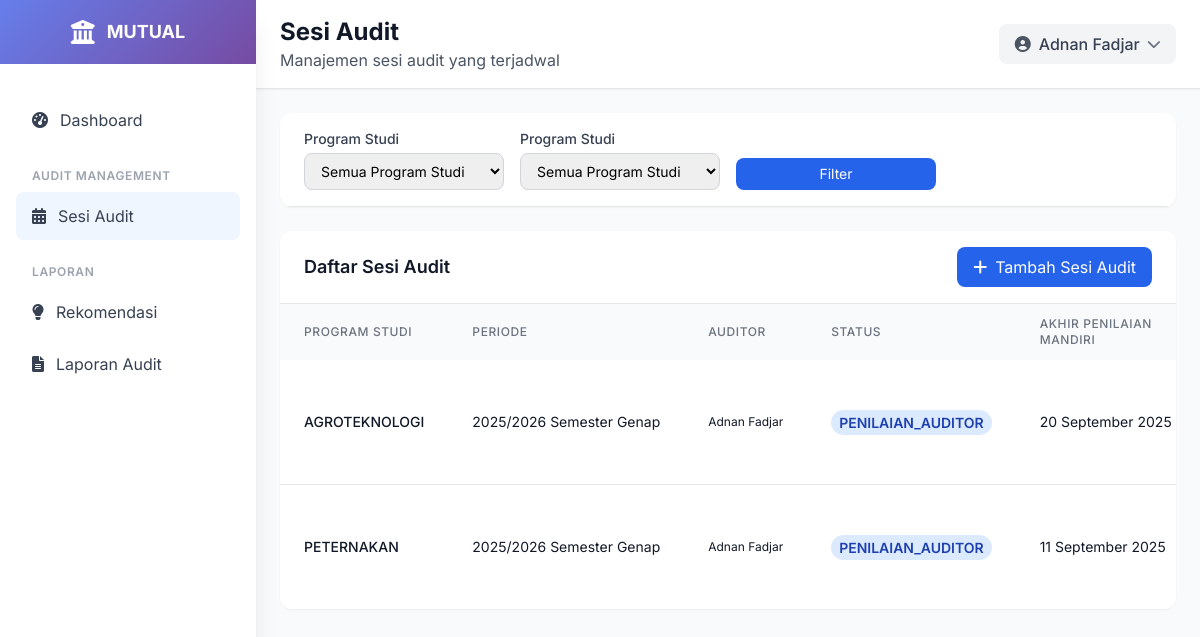
Page /audit-session/ (signed in) on the committed database.
### ami/models.py (models this page shows, shortened)
class AuditSession(models.Model):
    program_studi = models.ForeignKey(ProgramStudi, on_delete=models.CASCADE, related_name='audit_sessions')
    tahun_akademik = models.CharField(max_length=9)  # Contoh: "2023/2024"
    semester = models.CharField(max_length=2, choices=[
        ('G', 'Ganjil'),
        ('P', 'Genap'),
    ])
    tanggal_mulai_penilaian_mandiri = models.DateField(blank=True, null=True)
    tanggal_selesai_penilaian_mandiri = models.DateField(blank=True, null=True)
    tanggal_mulai_penilaian_auditor = models.DateField(blank=True, null=True)
    tanggal_selesai_penilaian_auditor = models.DateField(blank=True, null=True)
    status = models.CharField(max_length=20, choices=[
        ('DRAFT', 'Draft'),
        ('PENILAIAN_MANDIRI', 'Penilaian Mandiri'),  # Diperbaiki typo
        ('PENILAIAN_AUDITOR', 'Penilaian Auditor'),  # Diperbaiki typo
        ('SELESAI', 'SELESAI'),
    ], default='DRAFT')
    auditor_ketua = models.ForeignKey(Auditor, on_delete=models.SET_NULL, null=True, blank=True, related_name='ketua_audit_sessions')
    auditor_anggota = models.ManyToManyField(Auditor, related_name='anggota_audit_sessions', blank=True)
    class Meta:
        verbose_name = "Sesi Audit"
        verbose_name_plural = "Sesi Audit"
        unique_together = ['program_studi', 'tahun_akademik', 'semester']
        ordering = ['-tanggal_mulai_penilaian_mandiri']

class ProgramStudi(models.Model):
    lembaga_akreditasi = models.ForeignKey(LembagaAkreditasi, on_delete=models.PROTECT, related_name='program_studi')
    kode = models.CharField(max_length=10, unique=True)
    nama = models.CharField(max_length=255)
    fakultas = models.CharField(max_length=200, choices=[
        ('FKIP', 'FKIP'),
        ('FISIP', 'FISIP'),
        ('FEB', 'FEB'),
        ('FAKUM', 'FAKUM'),
        ('FAPERTA', 'FAPERTA'),
        ('FATEK', 'FATEK'),
        ('FMIPA', 'FMIPA'),
        ('FAHUT', 'FAHUT'),
        ('FK', 'FK'),
        ('FAPETKAN', 'FAPETKAN'),
        ('FKM', 'FKM'),
        ('Pascasarjana', 'Pascasarjana'),
    ])
    jenjang = models.CharField(max_length=50, choices=[
        ('D3', 'Diploma 3'),
        ('D4', 'Diploma 4'),
        ('S1', 'Sarjana'),
        ('S2', 'Magister'),
        ('S3', 'Doktor'),
    ])
    akreditasi = models.CharField(max_length=50, blank=True, null=True, choices=[
        ('unggul', 'UNGGUL'),
        ('baik_sekali', 'BAIK SEKALI'),
        ('baik', 'BAIK'),
        ('A', 'A'),
        ('B', 'B'),
        ('C', 'C'),
        ('belum', 'Belum Terakreditasi')
    ] )
    tanggal_akreditasi = models.DateField(blank=True, null=True)
    class Meta:
        verbose_name = "Program Studi"
        verbose_name_plural = "Program Studi"
        ordering = ['kode']

class Auditor(models.Model):
    user = models.OneToOneField(User, on_delete=models.CASCADE)
    nuptk = models.CharField(max_length=20, unique=True)
    nama_lengkap = models.CharField(max_length=255)
    jabatan = models.CharField(max_length=255)
    unit_kerja = models.CharField(max_length=255)
    nomor_registrasi = models.CharField(max_length=50, blank=True, null=True)
    is_auditor_ketua = models.BooleanField(default=False)
    status = models.CharField(max_length=20, choices=[
        ('aktif', 'aktif'),
        ('tidak aktif', 'tidak aktif'),
    ], default='aktif')
    class Meta:
        verbose_name = "Auditor"
        verbose_name_plural = "Auditor"
        ordering = ['nama_lengkap']

### ami/views.py (the view)
# urls.py: path('audit-session/', views.audit_session_list, name='audit_session_list'),
@login_required
def audit_session_list(request):
    user_program_studi = get_user_program_studi(request.user)
    user_auditor = get_user_auditor(request.user)
    audit_session_list = AuditSession.objects.select_related(
        'program_studi', 'auditor_ketua'
    ).prefetch_related('auditor_anggota').all()
    if not request.user.is_superuser:
        if user_program_studi:
            audit_session_list = audit_session_list.filter(program_studi=user_program_studi)
        elif user_auditor:
            audit_session_list = audit_session_list.filter(
                Q(auditor_ketua=user_auditor) | Q(auditor_anggota=user_auditor)
            ).distinct()
    program_studi_id = request.GET.get('program_studi')
    if program_studi_id:
        audit_session_list = audit_session_list.filter(program_studi_id=program_studi_id)
    audit_session_list = audit_session_list.order_by('-tanggal_mulai_penilaian_mandiri')
    paginator = Paginator(audit_session_list, 10)
    page_number = request.GET.get('page')
    audit_sessions = paginator.get_page(page_number)
    program_studi = ProgramStudi.objects.all().order_by('nama')
    return render(request, 'ami/audit_session_list.html', {
        'audit_sessions': audit_sessions,
        'program_studi': program_studi,
        'user_program_studi': user_program_studi,
        'user_auditor': user_auditor
    })

### ami/views.py (called while the page is built)
def get_user_program_studi(user):
    try:
        if hasattr(user, 'koordinatorprogramstudi'):
            return user.koordinatorprogramstudi.program_studi
        return None
    except AttributeError:
        return None

def get_user_auditor(user):
    try:
        return user.auditor
    except AttributeError:
        return None

### templates/ami/audit_session_list.html (shortened to what this page needs)
{% extends 'base.html' %}
{% load static %}
{% block page_title %}Sesi Audit{% endblock %}
{% block page_subtitle %}Manajemen sesi audit yang terjadwal{% endblock %}
{% block content %}
<div class="p-4 lg:p-6">
    <div class="bg-white rounded-xl shadow-sm overflow-hidden mb-4 lg:mb-6">
        <div class="px-4 lg:px-6 py-4 border-b border-gray-200">
            <form method="get" class="grid grid-cols-1 md:grid-cols-4 gap-2 lg:gap-4">
                <div>
                    <label for="program_studi" class="block text-xs lg:text-sm font-medium text-gray-700 mb-1">Program Studi</label>
                    <select name="program_studi" id="program_studi" class="w-full border border-gray-300 rounded-lg px-2 py-1.5 lg:px-3 lg:py-2 focus:outline-none focus:ring-2 focus:ring-blue-500 focus:border-blue-500 text-xs lg:text-sm">
                        <option value="">Semua Program Studi</option>
                    </select>
                </div>
                <div>
                    <label for="program_studi" class="block text-xs lg:text-sm font-medium text-gray-700 mb-1">Program Studi</label>
                    <select name="program_studi" id="program_studi" class="w-full border border-gray-300 rounded-lg px-2 py-1.5 lg:px-3 lg:py-2 focus:outline-none focus:ring-2 focus:ring-blue-500 focus:border-blue-500 text-xs lg:text-sm">
                        <option value="">Semua Program Studi</option>
                    </select>
                </div>
                <div class="flex items-end">
                    <button type="submit" class="w-full bg-blue-600 hover:bg-blue-700 text-white px-3 py-1.5 rounded-lg text-sm">
                        Filter
                    </button>
                </div>
            </form>
        </div>
    </div>
    <div class="bg-white rounded-xl shadow-sm overflow-hidden">
        <div class="px-4 lg:px-6 py-4 border-b border-gray-200 flex flex-col sm:flex-row sm:justify-between sm:items-center space-y-2 sm:space-y-0">
            <h3 class="text-lg font-semibold text-gray-900">Daftar Sesi Audit</h3>
            <div class="flex flex-col sm:flex-row space-y-2 sm:space-y-0 sm:space-x-2 w-full sm:w-auto">
                <a href="{% url 'ami:audit_session_create' %}" class="bg-blue-600 hover:bg-blue-700 text-white px-4 py-2 rounded-lg flex items-center justify-center w-full sm:w-auto">
                    <i class="fas fa-plus mr-2"></i> Tambah Sesi Audit
                </a>
            </div>
        </div>
        <div class="overflow-x-auto">
            <table class="w-full">
                <thead class="bg-gray-50">
                    <tr>
                        <th class="px-3 lg:px-6 py-3 text-left text-xs font-medium text-gray-500 uppercase tracking-wider">Program Studi</th>
                        <th class="px-3 lg:px-6 py-3 text-left text-xs font-medium text-gray-500 uppercase tracking-wider hidden sm:table-cell">Periode</th>
                        <th class="px-3 lg:px-6 py-3 text-left text-xs font-medium text-gray-500 uppercase tracking-wider hidden md:table-cell">Auditor</th>
                        <th class="px-3 lg:px-6 py-3 text-left text-xs font-medium text-gray-500 uppercase tracking-wider">Status</th>
                        <th class="px-3 lg:px-6 py-3 text-left text-xs font-medium text-gray-500 uppercase tracking-wider">Akhir Penilaian Mandiri</th>
                    </tr>
                </thead>
                <tbody class="bg-white divide-y divide-gray-200">
                    {% for session in audit_sessions %}
                    <tr class="hover:bg-gray-50 transition-colors">
                        <td class="px-3 lg:px-6 py-4 whitespace-nowrap">
                            <div class="text-xs lg:text-sm font-medium text-gray-900">{{ session.program_studi.nama }}</div>
                        </td>
                        <td class="px-3 lg:px-6 py-4 whitespace-nowrap text-xs lg:text-sm text-gray-900 hidden sm:table-cell">
                            {{ session.tahun_akademik }} Semester {{ session.get_semester_display }}
                        </td>
                        <td class="px-3 lg:px-6 py-4 whitespace-nowrap text-xs lg:text-gray-900 hidden md:table-cell">
                            {% if session.auditor_ketua %}
                                {{ session.auditor_ketua.nama_lengkap }}
                            {% else %}
                                -
                            {% endif %}
                        </td>
                        <td class="px-3 lg:px-6 py-4 whitespace-nowrap">
                            <span class="px-1 py-0.5 lg:px-2 lg:py-1 text-xs lg:text-sm font-semibold rounded-full bg-blue-100 text-blue-800">{{session.status}}</span>
                        </td>
                        <td class="px-3 lg:px-6 py-4 whitespace-nowrap text-xs lg:text-sm text-gray-900 hidden sm:table-cell">
                            {{ session.tanggal_selesai_penilaian_mandiri |date:"j F Y"}}
                        </td>
                    </tr>
                    {% empty %}
                    <tr>
                        <td colspan="5" class="px-4 lg:px-6 py-4 text-center text-gray-500 text-sm">Tidak ada sesi audit yang terdaftar</td>
                    </tr>
                    {% endfor %}
                </tbody>
            </table>
        </div>
    </div>
</div>
{% endblock %}

### templates/base.html (shortened to what this page needs)
<!DOCTYPE html>
<html lang="id">
<head>
    <script src="https://cdn.tailwindcss.com"></script>
    <link href="https://cdnjs.cloudflare.com/ajax/libs/font-awesome/6.0.0/css/all.min.css" rel="stylesheet">
    <link href="https://cdn.jsdelivr.net/npm/select2@4.1.0-rc.0/dist/css/select2.min.css" rel="stylesheet" />
    <link href="https://cdn.jsdelivr.net/npm/select2-bootstrap-5-theme@1.3.0/dist/select2-bootstrap-5-theme.min.css" rel="stylesheet" />
</head>
<body class="bg-gray-50">
    <div class="fixed inset-y-0 left-0 z-50 w-64 bg-white shadow-xl transform transition-transform duration-300 ease-in-out lg:translate-x-0 -translate-x-full flex flex-col" id="sidebar">
        <div class="flex items-center justify-center h-16 gradient-bg flex-shrink-0">
            <div class="flex items-center space-x-3">
                <i class="fas fa-university text-white text-2xl"></i>
                <span class="text-white font-bold text-lg">MUTUAL</span>
            </div>
        </div>
        <nav class="flex-1 overflow-y-auto mt-8 px-4 pb-4">
            <div class="space-y-2">
                <a href="{% url 'ami:dashboard' %}" class="sidebar-item flex items-center px-4 py-3 text-gray-700 rounded-lg transition-all duration-200 {% if request.resolver_match.url_name == 'dashboard' %}bg-blue-50 text-blue-600{% else %}hover:bg-gray-50{% endif %}">
                    <i class="fas fa-tachometer-alt mr-3"></i>
                    <span>Dashboard</span>
                </a>
                <div class="pt-4">
                    <p class="px-4 text-xs font-semibold text-gray-400 uppercase tracking-wider">Audit Management</p>
                    <div class="mt-2 space-y-1">
                        <a href="{% url 'ami:audit_session_list' %}" class="sidebar-item flex items-center px-4 py-3 text-gray-700 rounded-lg transition-all duration-200 {% if request.resolver_match.url_name == 'audit_session_list' %}bg-blue-50 text-blue-600{% else %}hover:bg-gray-50{% endif %}">
                            <i class="fas fa-calendar-alt mr-3"></i>
                            <span>Sesi Audit</span>
                        </a>
                    </div>
                </div>
                <div class="pt-4">
                    <p class="px-4 text-xs font-semibold text-gray-400 uppercase tracking-wider">Laporan</p>
                    <div class="mt-2 space-y-1">
                        <a href="#" class="sidebar-item flex items-center px-4 py-3 text-gray-700 rounded-lg transition-all duration-200 hover:bg-gray-50">
                            <i class="fas fa-lightbulb mr-3"></i>
                            <span>Rekomendasi</span>
                        </a>
                        <a href="{% url 'ami:laporan_index_audit' %}"
                            class="sidebar-item flex items-center px-4 py-3 text-gray-700 rounded-lg transition-all duration-200 {% if request.resolver_match.url_name == 'laporan_index_audit' %}bg-blue-50 text-blue-600{% else %}hover:bg-gray-50{% endif %}">
                            <i class="fas fa-file-alt mr-3"></i>
                            <span>Laporan Audit</span>
                        </a>
                    </div>
                </div>
            </div>
        </nav>
    </div>
    <div class="lg:ml-64 flex flex-col min-h-screen">
        <header class="bg-white shadow-sm border-b border-gray-200">
            <div class="flex items-center justify-between px-4 lg:px-6 py-4">
                <div class="lg:block hidden">
                    <h1 class="text-xl lg:text-2xl font-bold text-gray-900">{% block page_title %}{% endblock %}</h1>
                    <p class="text-gray-600">{% block page_subtitle %}{% endblock %}</p>
                </div>
                <div class="flex items-center space-x-4">
                    <div class="relative">
                        <button id="profileButton" class="flex items-center space-x-2 bg-gray-100 hover:bg-gray-200 px-4 py-2 rounded-lg transition-colors">
                            <i class="fas fa-user-circle text-gray-600"></i>
                            <span class="text-gray-700 font-medium">{{ user.get_full_name|default:user.username }}</span>
                            <i class="fas fa-chevron-down text-gray-500 text-sm transition-transform" id="chevronIcon"></i>
                        </button>
                    </div>
                </div>
            </div>
        </header>
        {% block content %}{% endblock %}
    </div>
</body>
</html>

### templates/base.html (style rules this page uses)
body { font-family: 'Inter', sans-serif; }
.gradient-bg { background: linear-gradient(135deg, #667eea 0%, #764ba2 100%); }

### rows in the picture
AuditSession: program_studi.nama "AGROTEKNOLOGI", tahun_akademik "2025/2026", semester "Genap", auditor_ketua.nama_lengkap "Adnan Fadjar", status "PENILAIAN_AUDITOR", tanggal_selesai_penilaian_mandiri "20 September 2025"
AuditSession: program_studi.nama "PETERNAKAN", tahun_akademik "2025/2026", semester "Genap", auditor_ketua.nama_lengkap "Adnan Fadjar", status "PENILAIAN_AUDITOR", tanggal_selesai_penilaian_mandiri "11 September 2025"

### other values in the picture
{{ user.get_full_name|default:user.username }} "Adnan Fadjar"
